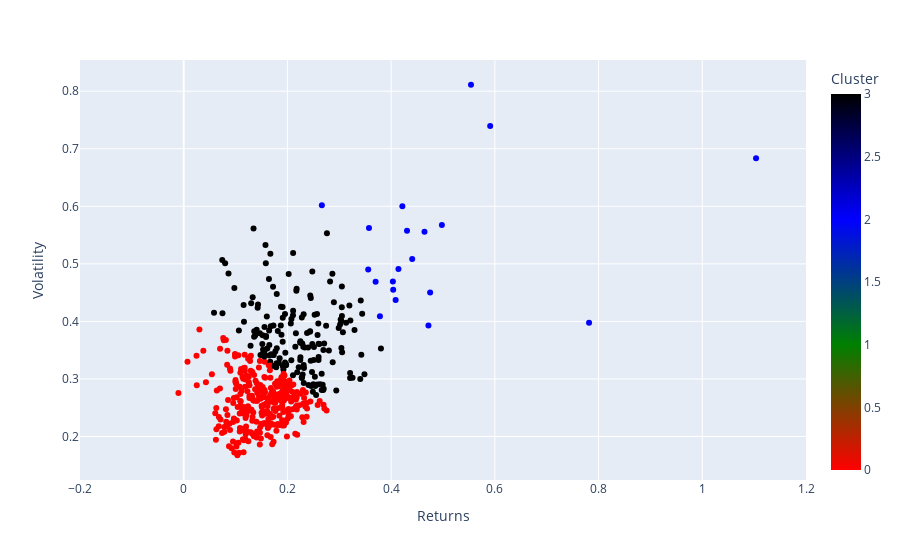

Write notebook code for a chart like this one.
### Code cell
# plot clusters using plotly
import plotly.express as px
fig = px.scatter(clusters_df, x='Returns', y='Volatility', color=clusters_df.Cluster, color_continuous_scale=['red', 'green', 'blue', 'black'])
# limit x axis to 0.2
fig.update_xaxes(range=[-0.2, 1.2])
# fig.update(layout_coloraxis_showscale=True)
fig.show()

### Figure 1 — Plotly figure (JSON) as saved in the notebook; plotly's stock layout.template omitted (floating-point values rounded to 4 significant figures; data arrays with more than 128 entries replaced by an {"elided": "..."} marker saying what was removed)
{"data": [{"hovertemplate": "Returns=%{x}<br>Volatility=%{y}<br>Cluster=%{marker.color}<extra></extra>", "legendgroup": "", "marker": {"color": {"elided": "503 int values"}, "coloraxis": "coloraxis", "symbol": "circle"}, "mode": "markers", "name": "", "orientation": "v", "showlegend": false, "type": "scatter", "x": {"elided": "503 float values"}, "xaxis": "x", "y": {"elided": "503 float values"}, "yaxis": "y"}], "layout": {"coloraxis": {"colorbar": {"title": {"text": "Cluster"}}, "colorscale": [[0, "red"], [0.3333, "green"], [0.6667, "blue"], [1, "black"]]}, "legend": {"tracegroupgap": 0}, "margin": {"t": 60}, "xaxis": {"anchor": "y", "domain": [0, 1], "range": [-0.2, 1.2], "title": {"text": "Returns"}}, "yaxis": {"anchor": "x", "domain": [0, 1], "title": {"text": "Volatility"}}}}
